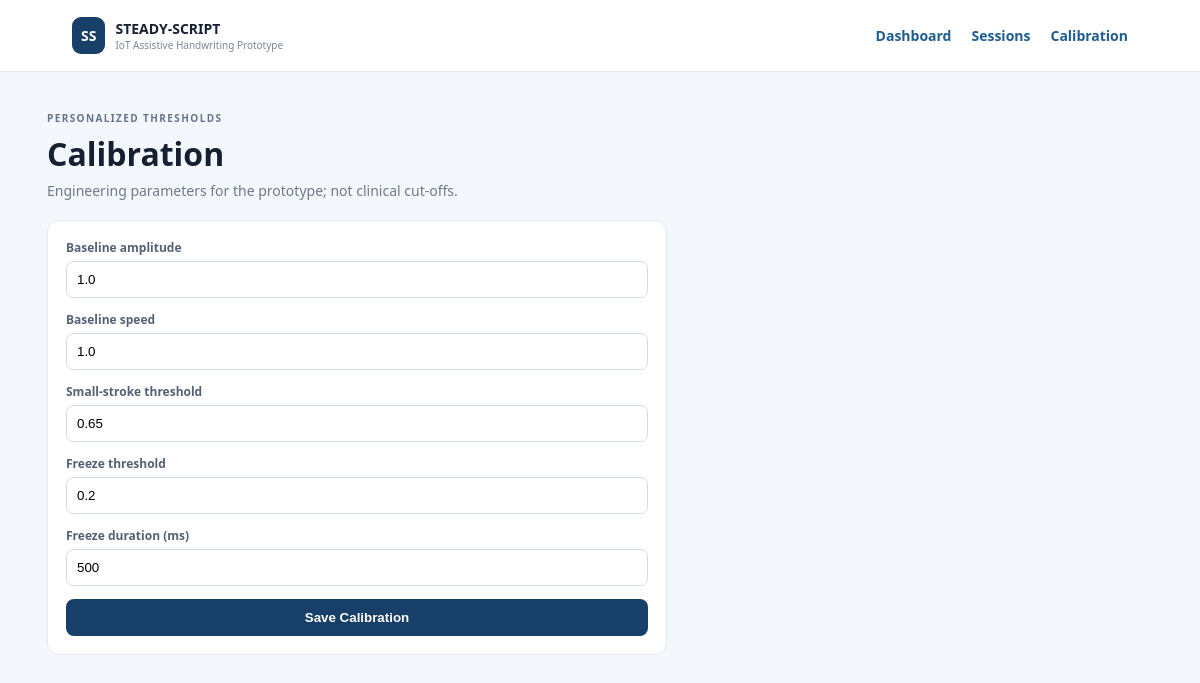
Page /calibration on the committed database.
### tables this page shows
CREATE TABLE calibration(
 id INTEGER PRIMARY KEY CHECK(id=1), baseline_amplitude REAL DEFAULT 1,
 baseline_speed REAL DEFAULT 1, small_stroke_threshold REAL DEFAULT .65,
 freeze_threshold REAL DEFAULT .20, freeze_duration_ms INTEGER DEFAULT 500);

### app.py (the view, shortened to what this page needs)
@app.route("/calibration",methods=["GET","POST"])
def calibration():
    c=db()
    cal=dict(c.execute("SELECT * FROM calibration WHERE id=1").fetchone()); c.close()
    return render_template("calibration.html",calibration=cal)

### app.py (called while the page is built)
def db():
    c=sqlite3.connect(DB); c.row_factory=sqlite3.Row
    c.execute("PRAGMA foreign_keys=ON"); return c

### templates/calibration.html
{% extends "base.html" %}{% block title %}Calibration{% endblock %}{% block content %}
<section class="hero"><div><label>PERSONALIZED THRESHOLDS</label><h1>Calibration</h1><p>Engineering parameters for the prototype; not clinical cut-offs.</p></div></section>
<form class="panel form" method="post">
<label>Baseline amplitude<input name="baseline_amplitude" type="number" step=".01" value="{{calibration.baseline_amplitude}}"></label>
<label>Baseline speed<input name="baseline_speed" type="number" step=".01" value="{{calibration.baseline_speed}}"></label>
<label>Small-stroke threshold<input name="small_stroke_threshold" type="number" step=".01" min="0" max="1" value="{{calibration.small_stroke_threshold}}"></label>
<label>Freeze threshold<input name="freeze_threshold" type="number" step=".01" min="0" max="1" value="{{calibration.freeze_threshold}}"></label>
<label>Freeze duration (ms)<input name="freeze_duration_ms" type="number" min="100" value="{{calibration.freeze_duration_ms}}"></label>
<button>Save Calibration</button></form>{% endblock %}

### static/style.css (style rules this page uses)
* { box-sizing:border-box }
body { margin:0;background:#f4f7fb;color:#172033;font:14px system-ui,-apple-system,Segoe UI,sans-serif }
.hero { display:flex;justify-content:space-between;gap:25px;align-items:center;margin-bottom:20px }
.hero label { font-size:10px;font-weight:800;letter-spacing:1.4px;color:#63758a }
.hero h1 { font-size:32px;margin:6px 0 }
.hero p { color:#6d7a8c;margin:0 }
button { border:0;border-radius:8px;padding:11px 15px;background:#173f67;color:#fff;font-weight:750;cursor:pointer }
.notice,.panel,.cards>div { background:#fff;border:1px solid #e3e9ef;border-radius:12px }
.panel { padding:18px;margin-bottom:18px }
.form { max-width:620px;display:grid;gap:13px }
.form label { font-weight:700;color:#536176;font-size:12px }
.form input { display:block;width:100%;margin-top:5px;padding:10px;border:1px solid #d5dce5;border-radius:7px }

### rows in the picture
calibration: baseline_amplitude "1.0", baseline_speed "1.0", small_stroke_threshold "0.65", freeze_threshold "0.2", freeze_duration_ms "500"
